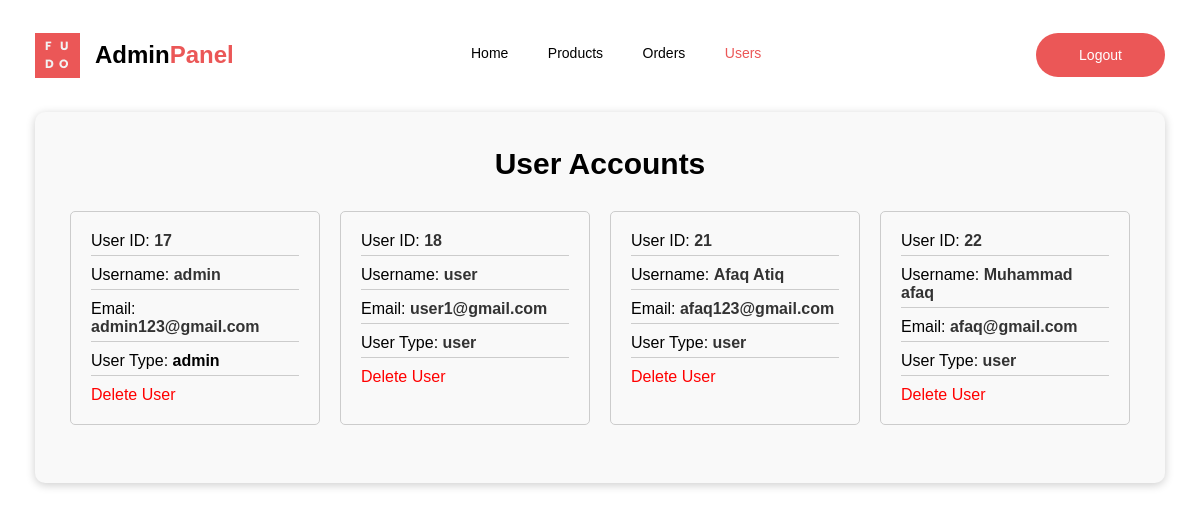
The app's page /admin-users.php (signed in) with its own data.
### tables this page shows
CREATE TABLE `users` (
  `id` int(100) NOT NULL,
  `name` varchar(100) NOT NULL,
  `email` varchar(100) NOT NULL,
  `password` varchar(100) NOT NULL,
  `user_type` varchar(20) NOT NULL DEFAULT 'user'
);

### admin-users.php (the view, shortened to what this page needs)
<?php
include 'config.php';
?>
<!DOCTYPE html>
<html lang="en">
<head>
   <link rel="stylesheet" href="https://cdnjs.cloudflare.com/ajax/libs/font-awesome/6.0.0/css/all.min.css">
   <link rel="stylesheet" href="admin-style.css">
</head>
<body>
   <header>
      <nav>
         <div id="nav-inner1">
            <div id="nav-inner-inner1">
               <img id="logo" src="images/logo.png" alt="">
               <span id="logo-text">Admin <span class="panel">Panel</span></span>
            </div>
         </div>
         <div id="nav-inner2">
            <ol>
               <li class="list border-animation" id="list1"><a href="#" onclick="changeActive('list1')">Home</a></li>
               <li class="list border-animation" id="list2"><a href="#" onclick="changeActive('list2')">Products</a>
               </li>
               <li class="list border-animation" id="list3"><a href="#" onclick="changeActive('list3')">Orders</a></li>
               <li class="list border-animation" id="list4"><a href="#" class="default-color"
                     onclick="changeActive('list4')">Users</a></li>
            </ol>
         </div>
         <div id="nav-inner3">
            <div id="nav-inner-inner3">
               <input class="get-started-btn get-start" onclick="window.location.href='logout.php'" type="button"
                  value="Logout">
            </div>
         </div>
      </nav>
   </header>
   <section class="users">
      <h1 class="title">User Accounts</h1>
      <div class="users-box-container">
         <?php
         $select_users = mysqli_query($conn, "SELECT * FROM `users`") or die('query failed');
         while ($fetch_users = mysqli_fetch_assoc($select_users)) {
            ?>
            <div class="users-box">
               <p> User ID: <span>
                     <?php echo $fetch_users['id']; ?>
                  </span> </p>
               <p> Username: <span>
                     <?php echo $fetch_users['name']; ?>
                  </span> </p>
               <p> Email: <span>
                     <?php echo $fetch_users['email']; ?>
                  </span> </p>
               <p> User Type: <span style="color:<?php if ($fetch_users['user_type'] == 'admin') {
                  echo 'var(--orange)';
               } ?>">
                     <?php echo $fetch_users['user_type']; ?>
                  </span> </p>
               <a href="admin-users.php?delete=<?php echo $fetch_users['id']; ?>" style="color:red;"
                  onclick="return confirm('Delete this user?');" class="users-delete-btn">Delete User</a>
            </div>
            <?php
         }
         ?>
      </div>
   </section>
</body>
</html>

### admin-style.css (style rules this page uses)
:root { --bg-color: #FFFFFF; --primary-color: #EB5757; --text-color: #333333; --hover-color: #F2C94C; }
html { scroll-behavior: smooth; }
* { margin: 0; padding: 0; }
body { font-family: "Poppins", sans-serif; background-color: var(--bg-color); margin: auto; width: 1130px; }
header { width: 1130px; height: 50px; position: absolute; top: 30px; margin: auto; }
nav { display: flex; flex-wrap: wrap; justify-content: center; align-items: center; width: 100%; height: 100%; }
#nav-inner1 { flex: 1; text-align: left; }
#nav-inner2 { flex: 2; text-align: center; cursor: pointer; margin-left: 100px; }
#nav-inner3 { flex: 1; }
#logo { width: 45px; height: 45px; }
#nav-inner-inner1 { display: flex; align-items: center; flex-wrap: wrap; }
#logo-text { font-size: 24px; font-weight: bold; margin-left: 15px; }
ol { list-style: none; cursor: pointer; }
li { display: inline-block; font-size: 14px; margin-right: 35px; color: var(--text-color); cursor: pointer; }
.default-color { color: var(--primary-color) }
#list1 { color: var(--primary-color); cursor: pointer; }
#nav-inner-inner3 { display: flex; margin-left: 153px; align-items: center; }
.get-started-btn { color: white; background-color: var(--primary-color); border: 1px solid var(--primary-color); height: 44px; width: 129px; font-size: 14px; border: none; border-radius: 27px; }
a { text-decoration: none; color: black; }
.border-animation { display: inline-block; position: relative; text-decoration: none; padding-bottom: 5px; }
.border-animation::after { content: ''; position: absolute; left: 0; bottom: 0; width: 0; height: 2px; background-color: var(--primary-color); cursor: default; transition: width 0.3s; }
.panel { color: var(--primary-color); position: absolute; }
.title { margin: auto; display: inline-block; font-size: 30px; font-weight: bolder; margin-bottom: 30px; }
.users { padding: 35px; margin: 112px auto; display: flex; flex-direction: column; max-width: 1102px; background-color: #f9f9f9; padding-bottom: 58px; margin-bottom: 45px; border-radius: 10px; box-shadow: 0 2px 10px rgba(0, 0, 0, 0.2); }
.users-box-container { display: grid; grid-template-columns: repeat(auto-fill, minmax(200px, 1fr)); gap: 20px; justify-content: center; }
.users-box { padding: 20px; border: 1px solid #ccc; border-radius: 5px; background-color: #f9f9f9; }
.users-box p { margin: 0 0 10px; padding-bottom: 5px; border-bottom: 1px solid #ccc; }
.users-box p span { font-weight: bold; color: #333; }

### records on screen
users: id "17", name "admin", email "admin123@gmail.com", user_type "admin"
users: id "18", name "user", email "user1@gmail.com", user_type "user"
users: id "21", name "Afaq Atiq", email "afaq123@gmail.com", user_type "user"
users: id "22", name "Muhammad afaq", email "afaq@gmail.com", user_type "user"
